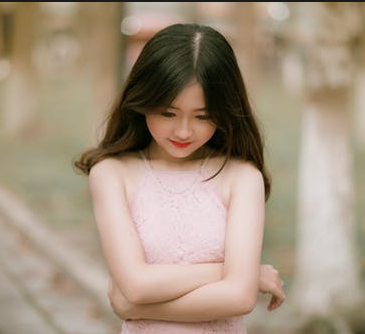
//> input picture opencv/learnOpencv/images/test.png, 365 x 334 px
$ ./017-图像直方图   (built with g++ and OpenCV 4)
//> lines starting //> are read from the running program, lines starting //| are printed output that depends on the picture
#include <iostream>
#include <opencv2/opencv.hpp>
#include <vector>

using namespace std;
using namespace cv;

const int bins = 256;
Mat src;
const char *winTitle = "input image";

void showHistogram();

/*
 * 图像直方图
 */
int main() {
    src = imread("../images/test.png");
//> src is the input picture: 334 rows x 365 cols, CV_8UC3; mean B, G, R 128.5, 147.9, 165.4
    if (src.empty()) {
        cout << "could not load image.." << endl;
    }
    imshow(winTitle, src);
    showHistogram();

    waitKey(0);
    return 0;
}

void showHistogram() {
    // 三通道分离
    vector<Mat> bgr_plane;
    split(src, bgr_plane);
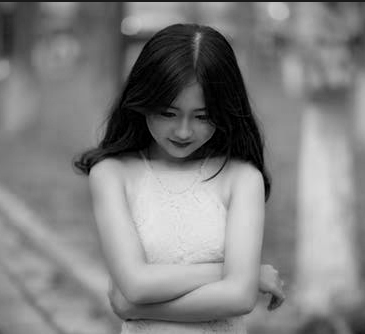
//> bgr_plane[0]: 334 rows x 365 cols, CV_8UC1; min 0, max 233, mean 128.5
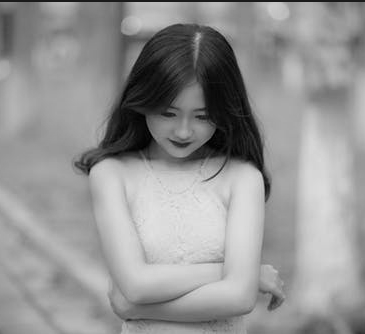
//> bgr_plane[1]: 334 rows x 365 cols, CV_8UC1; min 0, max 229, mean 147.9
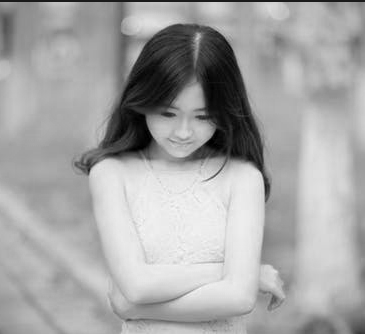
//> bgr_plane[2]: 334 rows x 365 cols, CV_8UC1; min 0, max 253, mean 165.4
    // 定义参数变量
    const int channels[1] = {0};
    const int bins[1] = {256};
    float hranges[2] = {0, 255};
    const float *ranges[1] = {hranges};
    Mat b_hist, g_hist, r_hist;
    // 计算三通道直方图
    calcHist(&bgr_plane[0], 1, 0, Mat(), b_hist, 1, bins, ranges);
//> b_hist = 256 values, max 1590 at index 134, min 0 at index 234, mean 476.2
    calcHist(&bgr_plane[1], 1, 0, Mat(), g_hist, 1, bins, ranges);
//> g_hist = 256 values, max 2069 at index 154, min 0 at index 230, mean 476.2
    calcHist(&bgr_plane[2], 1, 0, Mat(), r_hist, 1, bins, ranges);
//> r_hist = 256 values, max 2151 at index 175, min 0 at index 249, mean 476.2
    /*
     * 显示直方图
     */
    int hist_w = 512;
    int hist_h = 400;
    int bin_w = cvRound((double) hist_w / bins[0]);
    Mat histImage = Mat::zeros(hist_h, hist_w, CV_8UC3);
    // 归一化直方图数据
    normalize(b_hist, b_hist, 0, histImage.rows, NORM_MINMAX, -1);
//> b_hist = 256 values, max 400 at index 134, min 0 at index 234, mean 119.8
    normalize(g_hist, g_hist, 0, histImage.rows, NORM_MINMAX, -1);
//> g_hist = 256 values, max 400 at index 154, min 0 at index 230, mean 92.07
    normalize(r_hist, r_hist, 0, histImage.rows, NORM_MINMAX, -1);
//> r_hist = 256 values, max 400 at index 175, min 0 at index 249, mean 88.56
    // 绘制直方图曲线
    for (int i = 1; i < bins[0]; ++i) {
        line(histImage, Point(bin_w * (i - 1), hist_h - cvRound(b_hist.at<float>(i - 1))),
             Point(bin_w * (i), hist_h - cvRound(b_hist.at<float>(i))), Scalar(255, 0, 0),
             2, 8, 0);
        line(histImage, Point(bin_w * (i - 1), hist_h - cvRound(g_hist.at<float>(i - 1))),
             Point(bin_w * (i), hist_h - cvRound(g_hist.at<float>(i))), Scalar(0, 255, 0),
             2, 8, 0);
        line(histImage, Point(bin_w * (i - 1), hist_h - cvRound(r_hist.at<float>(i - 1))),
             Point(bin_w * (i), hist_h - cvRound(r_hist.at<float>(i))), Scalar(0, 0, 255),
             2, 8, 0);

    }
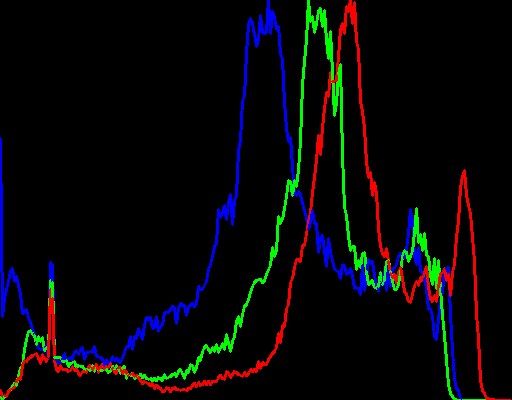
//> histImage: 400 rows x 512 cols, CV_8UC3; mean B, G, R 7.8, 6.6, 6.9
    imshow("Histogram", histImage);
}

$ run again, with opencv/learnOpencv/images/basketball1.png copied over opencv/learnOpencv/images/test.png
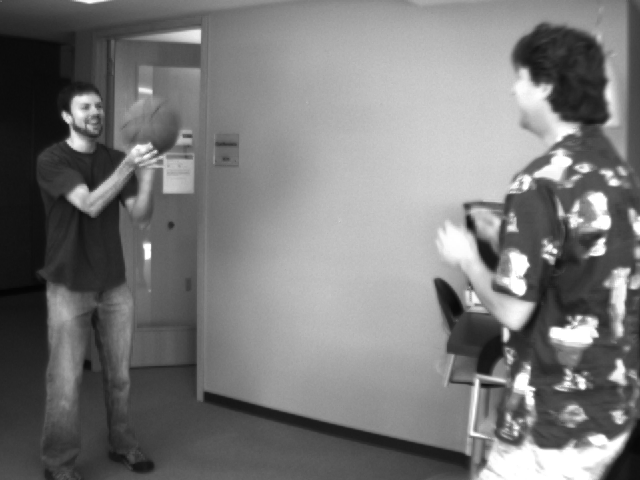
//> input picture opencv/learnOpencv/images/basketball1.png, 640 x 480 px
//> src is the input picture: 480 rows x 640 cols, CV_8UC3; min 4, max 255, mean 120.3
//> in showHistogram, `calcHist(&bgr_plane[0], 1, 0, Mat(), b_hist, 1, bins, ranges);`: b_hist = 256 values, max 2386 at index 191, min 0 at index 0, mean 1183.2
//> in showHistogram, `calcHist(&bgr_plane[1], 1, 0, Mat(), g_hist, 1, bins, ranges);`: g_hist has the same summary as b_hist
//> in showHistogram, `calcHist(&bgr_plane[2], 1, 0, Mat(), r_hist, 1, bins, ranges);`: r_hist has the same summary as b_hist
//> in showHistogram, `normalize(b_hist, b_hist, 0, histImage.rows, NORM_MINMAX, -1);`: b_hist = 256 values, max 400 at index 191, min 0 at index 0, mean 198.4
//> in showHistogram, `normalize(g_hist, g_hist, 0, histImage.rows, NORM_MINMAX, -1);`: g_hist has the same summary as b_hist
//> in showHistogram, `normalize(r_hist, r_hist, 0, histImage.rows, NORM_MINMAX, -1);`: r_hist has the same summary as b_hist
//> after the loop in showHistogram, `for (int i = 1; i < bins[0]; ++i)`:
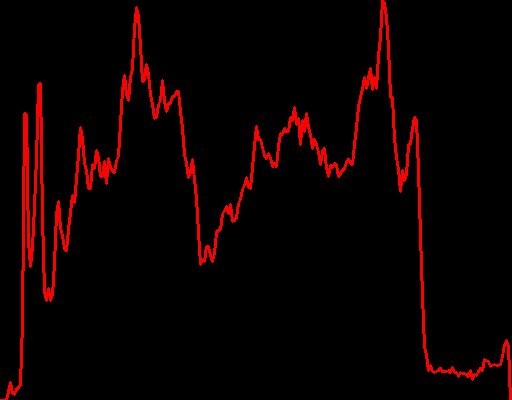
//> histImage: 400 rows x 512 cols, CV_8UC3; mean B, G, R 0, 0, 12.8
